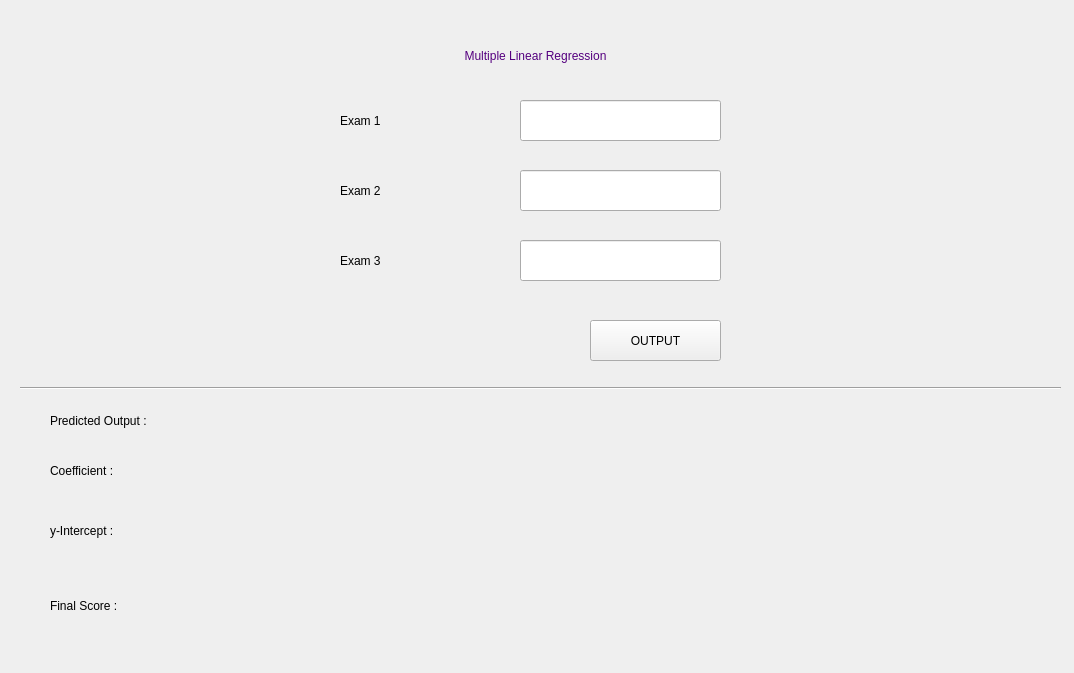
<?xml version="1.0" encoding="UTF-8"?>
<ui version="4.0">
 <class>Form</class>
 <widget class="QWidget" name="Form">
  <property name="geometry">
   <rect>
    <x>0</x>
    <y>0</y>
    <width>1074</width>
    <height>673</height>
   </rect>
  </property>
  <property name="windowTitle">
   <string>Project2</string>
  </property>
  <widget class="QLabel" name="lblExam1">
   <property name="geometry">
    <rect>
     <x>340</x>
     <y>100</y>
     <width>171</width>
     <height>41</height>
    </rect>
   </property>
   <property name="styleSheet">
    <string notr="true">font: 20pt &quot;MS Shell Dlg 2&quot;;</string>
   </property>
   <property name="text">
    <string>Exam 1</string>
   </property>
  </widget>
  <widget class="QLabel" name="lblExam2">
   <property name="geometry">
    <rect>
     <x>340</x>
     <y>170</y>
     <width>131</width>
     <height>41</height>
    </rect>
   </property>
   <property name="styleSheet">
    <string notr="true">font: 20pt &quot;MS Shell Dlg 2&quot;;</string>
   </property>
   <property name="text">
    <string>Exam 2</string>
   </property>
  </widget>
  <widget class="QLabel" name="lblExam3">
   <property name="geometry">
    <rect>
     <x>340</x>
     <y>240</y>
     <width>131</width>
     <height>41</height>
    </rect>
   </property>
   <property name="styleSheet">
    <string notr="true">font: 20pt &quot;MS Shell Dlg 2&quot;;</string>
   </property>
   <property name="text">
    <string>Exam 3</string>
   </property>
  </widget>
  <widget class="QLineEdit" name="txt1">
   <property name="geometry">
    <rect>
     <x>520</x>
     <y>100</y>
     <width>201</width>
     <height>41</height>
    </rect>
   </property>
   <property name="styleSheet">
    <string notr="true">font: 20pt &quot;MS Shell Dlg 2&quot;;</string>
   </property>
  </widget>
  <widget class="QLineEdit" name="txt2">
   <property name="geometry">
    <rect>
     <x>520</x>
     <y>170</y>
     <width>201</width>
     <height>41</height>
    </rect>
   </property>
   <property name="styleSheet">
    <string notr="true">font: 20pt &quot;MS Shell Dlg 2&quot;;</string>
   </property>
  </widget>
  <widget class="QLineEdit" name="txt3">
   <property name="geometry">
    <rect>
     <x>520</x>
     <y>240</y>
     <width>201</width>
     <height>41</height>
    </rect>
   </property>
   <property name="styleSheet">
    <string notr="true">font: 20pt &quot;MS Shell Dlg 2&quot;;</string>
   </property>
  </widget>
  <widget class="QPushButton" name="btnOutput">
   <property name="geometry">
    <rect>
     <x>590</x>
     <y>320</y>
     <width>131</width>
     <height>41</height>
    </rect>
   </property>
   <property name="styleSheet">
    <string notr="true">font: 22pt &quot;MS Shell Dlg 2&quot;;
font: 18pt &quot;MS Shell Dlg 2&quot;;</string>
   </property>
   <property name="text">
    <string>OUTPUT</string>
   </property>
  </widget>
  <widget class="QLabel" name="lblOutput">
   <property name="geometry">
    <rect>
     <x>50</x>
     <y>400</y>
     <width>201</width>
     <height>41</height>
    </rect>
   </property>
   <property name="styleSheet">
    <string notr="true">font: 14pt &quot;MS Shell Dlg 2&quot;;</string>
   </property>
   <property name="text">
    <string>Predicted Output :</string>
   </property>
  </widget>
  <widget class="QLabel" name="lblCoeff">
   <property name="geometry">
    <rect>
     <x>50</x>
     <y>450</y>
     <width>181</width>
     <height>41</height>
    </rect>
   </property>
   <property name="styleSheet">
    <string notr="true">font: 14pt &quot;MS Shell Dlg 2&quot;;</string>
   </property>
   <property name="text">
    <string>Coefficient :</string>
   </property>
  </widget>
  <widget class="QLabel" name="lblIntercept">
   <property name="geometry">
    <rect>
     <x>50</x>
     <y>510</y>
     <width>181</width>
     <height>41</height>
    </rect>
   </property>
   <property name="styleSheet">
    <string notr="true">font: 14pt &quot;MS Shell Dlg 2&quot;;</string>
   </property>
   <property name="text">
    <string>y-Intercept :</string>
   </property>
  </widget>
  <widget class="QLabel" name="lblFinal">
   <property name="geometry">
    <rect>
     <x>50</x>
     <y>590</y>
     <width>181</width>
     <height>31</height>
    </rect>
   </property>
   <property name="styleSheet">
    <string notr="true">font: 14pt &quot;MS Shell Dlg 2&quot;;</string>
   </property>
   <property name="text">
    <string>Final Score :</string>
   </property>
  </widget>
  <widget class="QLabel" name="lblHeading">
   <property name="geometry">
    <rect>
     <x>270</x>
     <y>30</y>
     <width>531</width>
     <height>51</height>
    </rect>
   </property>
   <property name="styleSheet">
    <string notr="true">font: 26pt &quot;MS Shell Dlg 2&quot;;
color: rgb(85, 0, 127)</string>
   </property>
   <property name="text">
    <string>Multiple Linear Regression</string>
   </property>
   <property name="alignment">
    <set>Qt::AlignCenter</set>
   </property>
  </widget>
  <widget class="QLabel" name="lbl1">
   <property name="geometry">
    <rect>
     <x>250</x>
     <y>400</y>
     <width>241</width>
     <height>41</height>
    </rect>
   </property>
   <property name="styleSheet">
    <string notr="true">font: 16pt &quot;MS Shell Dlg 2&quot;;</string>
   </property>
   <property name="text">
    <string/>
   </property>
  </widget>
  <widget class="QLabel" name="lbl2">
   <property name="geometry">
    <rect>
     <x>240</x>
     <y>510</y>
     <width>711</width>
     <height>41</height>
    </rect>
   </property>
   <property name="styleSheet">
    <string notr="true">font: 16pt &quot;MS Shell Dlg 2&quot;;</string>
   </property>
   <property name="text">
    <string/>
   </property>
  </widget>
  <widget class="QLabel" name="lbl3">
   <property name="geometry">
    <rect>
     <x>250</x>
     <y>460</y>
     <width>311</width>
     <height>41</height>
    </rect>
   </property>
   <property name="styleSheet">
    <string notr="true">font: 16pt &quot;MS Shell Dlg 2&quot;;</string>
   </property>
   <property name="text">
    <string/>
   </property>
  </widget>
  <widget class="QLabel" name="lbl4">
   <property name="geometry">
    <rect>
     <x>250</x>
     <y>590</y>
     <width>301</width>
     <height>41</height>
    </rect>
   </property>
   <property name="styleSheet">
    <string notr="true">font: 16pt &quot;MS Shell Dlg 2&quot;;</string>
   </property>
   <property name="text">
    <string/>
   </property>
  </widget>
  <widget class="Line" name="line">
   <property name="geometry">
    <rect>
     <x>20</x>
     <y>380</y>
     <width>1041</width>
     <height>16</height>
    </rect>
   </property>
   <property name="styleSheet">
    <string notr="true"/>
   </property>
   <property name="orientation">
    <enum>Qt::Horizontal</enum>
   </property>
  </widget>
 </widget>
 <resources/>
 <connections/>
</ui>
